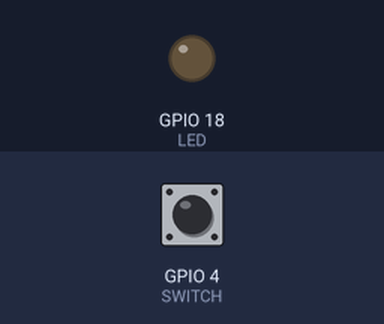
Bench run of a program on a simulated Raspberry Pi (BCM pin numbers). Shown: output pins drawn as LEDs (lit = HIGH). The inputs (shaded band) are chosen by the test bench; at power-on: GPIO 4 (SWITCH) LOW.

Above: at 1.2 s.
1.3 s: GPIO 4 (SWITCH) pulled HIGH for 0.15 s
At 1.37 s:
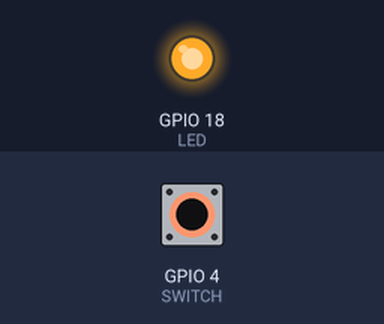
2.9 s: GPIO 4 (SWITCH) pulled HIGH for 3.2 s
At 6.7 s:
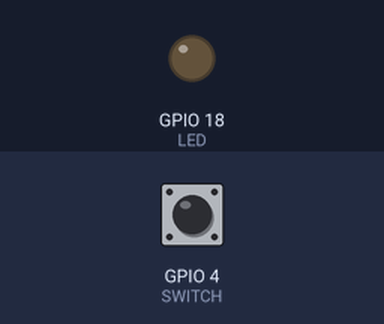
Timing chart, 0 to 8.2 s (numbered marks = the images above; inputs shaded):
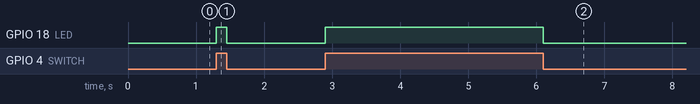

Measured:
- after the input at 1.3 s, GPIO 18 (LED): LOW → HIGH at once, → LOW 0.15 s later
- after the input at 2.9 s, GPIO 18 (LED): LOW → HIGH at once, → LOW 3.2 s later

The program:

switchtest.py
```python
#!/usr/bin/env python3

import RPi.GPIO as GPIO
import time

#GPIOの定義
SWITCH = 4
LED = 18

#GPIOの設定
GPIO.setmode(GPIO.BCM)
GPIO.setup(SWITCH, GPIO.IN)
GPIO.setup(LED, GPIO.OUT)

#スイッチの状態を監視し、スイッチONの間、LEDを点灯させる
GPIO.output(LED, GPIO.LOW)
try:
    while True:
        v = GPIO.input(SWITCH)
        if v == GPIO.HIGH:
            GPIO.output(LED, GPIO.HIGH)
        else:
            GPIO.output(LED, GPIO.LOW)
except KeyboardInterrupt:
    GPIO.cleanup()
```
